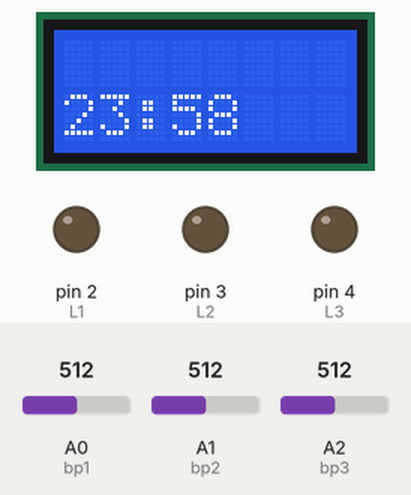
This sketch was run on a simulated Arduino Uno, built with avr-gcc and run on an emulated ATmega328P. On the bench: 8×2 character LCD, output pins drawn as LEDs (lit = HIGH). The inputs (shaded band) are chosen by the test bench; at power-on: A2 (bp3) = 512, A0 (bp1) = 512, A1 (bp2) = 512. What the sketch prints to the serial monitor is not drawn.

Above: at 1.9 s.
2.0 s: A2 (bp3) set to 638
At 4.1 s:
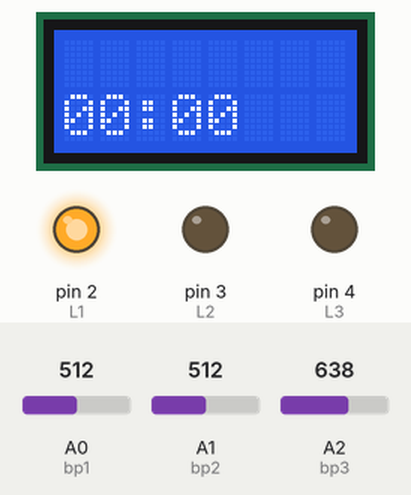
4.4 s: A2 (bp3) set to 669
At 6.7 s:
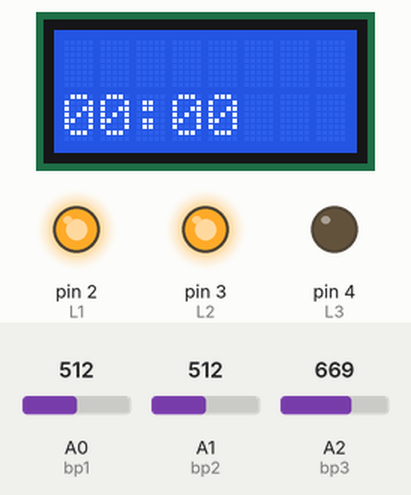
At 23.3 s:
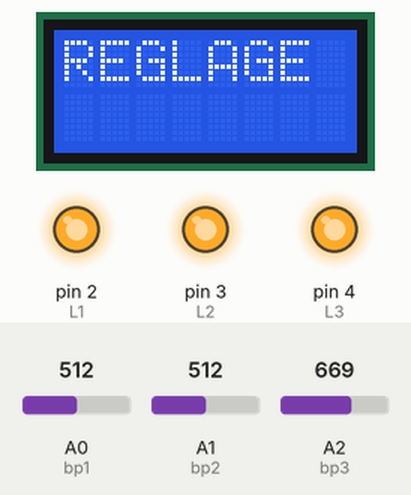
Timing chart, 0 to 24.2 s (numbered marks = the images above; inputs shaded):
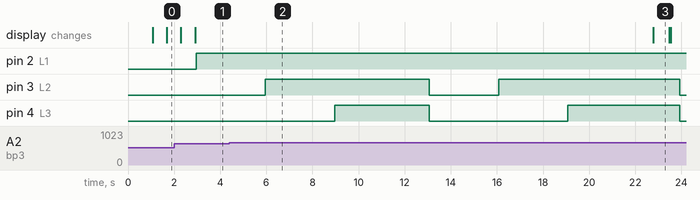

The sketch:

goku_genidama.ino
```cpp
#include <LiquidCrystal.h>
//------------------------------------------------------------
// Idees:
// Format de l'heure en H24 (22:30)
// Format de l'heure en AM/PM (02:24 PM)
//------------------------------------------------------------

LiquidCrystal lcd(7, 8, 9, 10, 11, 12); //initialisation communication's pins with LCD screen


const int L1 = 2;            // pin 2 correspond to led1
const int L2 = 3;            // pin 3 correspond to led2
const int L3 = 4;            // pin 4 correspond to led3
const int bp1 = 0;           // pin 6 correspond to button 1
const int bp2 = 1;           // pin 5 correspond to button 2
const int bp3 = 2;           // pin 13 correspond to button 3
int i = 0;                   // i is used to false timeclock
int j = 0;
int hour = 23;               // init's hours
int minute = 57;             // init's minutes
int h_alarm_clock = 0;       // alarm clock's hours
int m_alarm_clock = 0;       // alarm clock's minutes
String s = "ALARM ON";       // s is used to alarm clock's detection
String mode = "Mode Auto";   // mode is used to detection's mode (auto or manual)
int small_delay = 50;        // small delay de 50ms
int long_delay = 700;        // long delay de 700ms
int medium_delay = 300;      // medium delay de 300ms
int state_bp1_int;           // state button 1
int state_bp2_int;           // state button 2
int state_bp3_int;           // state button 3
boolean state_bp1;           // state button 1
boolean state_bp2;           // state button 2
boolean state_bp3;           // state button 3
boolean state_alarm_clock=0; // alarm clock on = 1 , off = 0;
boolean last_etat_bp1 = LOW; // memory to last action to button 1
boolean last_etat_bp2 = LOW; // memory to last action to button 2
boolean last_etat_bp3 = LOW; // memory to last action to button 3


void setup() {


    Serial.begin(9600); // serial init
    lcd.begin(8,2);     // init to LCD screen in 8 characters x 2 lines
    lcd.print("INITIALISATION");
    delay(long_delay);

    pinMode(L1, OUTPUT); // L1 is a output pin
    pinMode(L2, OUTPUT); // L2 is a output pin
    pinMode(L3, OUTPUT); // L3 is a output pin

    state_bp1=analogRead(bp1); // read value to bp1 and affect it in variable 'state_bp1'
    state_bp2=analogRead(bp2); // read value to bp2 and affect it in variable 'state_bp2'
    state_bp3=analogRead(bp2); // read value to bp3 and affect it in variable 'state_bp3'


}

void loop() {

      delay(medium_delay);
    do{
        lcd.clear();
        affiche_heure();
        last_etat_bp1 = state_bp1;
        last_etat_bp2 = state_bp2;
        last_etat_bp3 = state_bp3;

        lecture_bp();
      if((hour==h_alarm_clock) && (minute==m_alarm_clock) && (s=="ALARM ON")){
        state_alarm_clock=1;
        }
      delay(small_delay);
      //Serial.println(state_bp1);
    }while((state_bp1 !=1 ) && (state_bp2 !=1 ) && (state_bp3 !=1 ) && (state_alarm_clock != 1));


    if(state_alarm_clock==1){
      Serial.println(state_alarm_clock);
      alarme_activated();
    }
    if((state_bp3 == 1 ) && (state_bp1==0) && (state_bp2==0) && (last_etat_bp3 == 0)){
          alarme_menu();
    }


    if((state_bp1==1) && (state_bp2==0) && (state_bp3 == 0) && (last_etat_bp1 == 0)){ // bp1 id used to actived/disactived alarm clock
          alarme_mode();
    }

    if((state_bp2==1) && (state_bp1==0) && (state_bp3 == 0) && (last_etat_bp2 == 0)){ // bp2 is used to change manual mode and auto mode
          j++;
          led_modes();
    }
    lcd.clear();
    affiche_heure();
    delay(small_delay);
    i++;
}


void lecture_bp(){
      state_bp1_int = analogRead(bp1);
      //Serial.println(state_bp1_int);
      if(state_bp1_int > 650)
      {
        state_bp1=1;
      }
      else if(state_bp1_int < 650){
        state_bp1=0;
      }
      state_bp2_int = analogRead(bp2);
      if(state_bp2_int > 650)
      {
        state_bp2=1;
      }
      else if(state_bp2_int < 650){
        state_bp2=0;
      }
      state_bp3_int = analogRead(bp3);
      if(state_bp3_int > 650)
      {
        state_bp3=1;
      }
      else if(state_bp3_int < 650){
        state_bp3=0;
      }
}
void alarme_activated(){
  led_off();
  led_on_delay();
  state_alarm_clock=0;
  delay(long_delay);
}

void alarme_menu(){
  lcd.clear();
  lcd.print("REGLAGE");
  delay(long_delay);
  do{
          reglage_alarme();
          affiche_alarme();
          lecture_bp();
          last_etat_bp1 = state_bp1;
          last_etat_bp2 = state_bp2;
          delay(small_delay);
      }while((state_bp3 != 1));
}

void reglage_alarme(){
    lecture_bp();
    Serial.println(state_bp1);
    Serial.println(state_bp2);
  if((state_bp1==1) && (last_etat_bp1 == 0)){
    h_alarm_clock++;
  }
  if((state_bp2==1) && (last_etat_bp2 ==0)){
    m_alarm_clock++;
  }
}

void affiche_alarme(){
   if(m_alarm_clock>59){
    m_alarm_clock=0;
    hour++;
   }
   if(h_alarm_clock>23){
    h_alarm_clock=0;
   }

   if((h_alarm_clock<=9) && (m_alarm_clock<=9)){ // both inferiors to 10
    lcd.clear();
    lcd.print("0");
    lcd.print(h_alarm_clock);
    lcd.print(":0");
    lcd.print(m_alarm_clock);
  }
  if((h_alarm_clock<=9) && (m_alarm_clock>=10)){ // hour inferior to 10 et minute superior
    lcd.clear();
    lcd.print("0");
    lcd.print(h_alarm_clock);
    lcd.print(":");
    lcd.print(m_alarm_clock);
  }
  if((h_alarm_clock>=10) && (m_alarm_clock<=9)){ // minute inferior to 10 and hour superior
    lcd.clear();
    lcd.print(h_alarm_clock);
    lcd.print(":0");
    lcd.print(m_alarm_clock);
  }
  if((h_alarm_clock>=10) && (m_alarm_clock>=10)){ // both superiors to 10
    lcd.clear();
    lcd.print(h_alarm_clock);
    lcd.print(":");
    lcd.print(m_alarm_clock);
  }
}

void affiche_heure(){
  if(i>10){
        minute++;
        i=0;
      }

   if(minute>59){
    minute=0;
    hour++;
   }
   if(hour>23){
    hour=0;
   }

   if((hour<=9) && (minute<=9)){ // both inferiors to 10
    lcd.clear();
    lcd.setCursor(0,1);
    lcd.print("0");
    lcd.print(hour);
    lcd.print(":0");
    lcd.print(minute);
  }
  if((hour<=9) && (minute>=10)){ // hour inferior to 10 and minute superior
    lcd.clear();
    lcd.setCursor(0,1);
    lcd.print("0");
    lcd.print(hour);
    lcd.print(":");
    lcd.print(minute);
  }
  if((hour>=10) && (minute<=9)){ // minute inferior to 10 and hour superior
    lcd.clear();
    lcd.setCursor(0,1);
    lcd.print(hour);
    lcd.print(":0");
    lcd.print(minute);
  }
  if((hour>=10) && (minute>=10)){ // both superiors to 10
    lcd.clear();
    lcd.setCursor(0,1);
    lcd.print(hour);
    lcd.print(":");
    lcd.print(minute);
  }
  i++;
}
void alarme_mode(){
        delay(long_delay);
        s = etat_actuel(s);
        lcd.clear();
        lcd.print(s);
        delay(long_delay);
        if(s=="ALARMOFF"){
              led_off();
        }
        delay(long_delay);
        lcd.clear();
}
void led_modes(){
      delay(small_delay);
      mode = etat_mode(mode);
      lcd.clear();
      if(mode=="Mode Manu"){
        lcd.clear();
        lcd.print("Mode Manu");
        if(j == 1){
          led_on1();
        }
        else if(j == 2){
          led_on2();
        }
        else if(j == 3){
          led_on();
        }

        delay(long_delay);
        affiche_heure();

      }
      if(mode=="Mode Auto"){
        lcd.clear();
        lcd.print("Mode Auto");
        delay(long_delay);
        j=0;
        led_off();
      }
}


void led_off(){
  digitalWrite(L1, LOW); // L1 off
  digitalWrite(L2, LOW); // L2 off
  digitalWrite(L3, LOW); // L3 off
}

void led_on(){
  digitalWrite(L1, HIGH); // L1 on
  digitalWrite(L2, HIGH); // L2 on
  digitalWrite(L3, HIGH); // L3 on
}

void led_on1(){
  digitalWrite(L1, HIGH); // L1 on
  digitalWrite(L2, LOW);  // L2 off
  digitalWrite(L3, LOW);  // L3 off
}

void led_on2(){
  digitalWrite(L1, HIGH); // L1 on
  digitalWrite(L2, HIGH); // L2 on
  digitalWrite(L3, LOW);  // L3 off
}

void led_on_delay(){
  digitalWrite(L1, HIGH); // L1 on
  digitalWrite(L2, LOW); // L2 off
  digitalWrite(L3, LOW); // L3 off
  delay(3000);
  digitalWrite(L1, HIGH); // L1 on
  digitalWrite(L2, HIGH); // L2 on
  digitalWrite(L3, LOW); // L3 off
  delay(3000);
  digitalWrite(L1, HIGH); // L1 on
  digitalWrite(L2, HIGH); // L2 on
  digitalWrite(L3, HIGH); // L3 on
  delay(3000);
}

String etat_actuel(String s){
        if(s=="ALARMOFF"){
          return "ALARM ON";
        }
        else if(s=="ALARM ON"){
          return "ALARMOFF";

        }
}
String etat_mode(String mode){
        if(mode=="Mode Auto"){
          return "Mode Manu";
        }
        else if((mode=="Mode Manu") && (j <= 3)){
          return "Mode Manu";
        }
        else if((mode=="Mode Manu") && (j == 4)){
          return "Mode Auto";

        }
}
```

Measured:
- the behaviour switches between 650 and 651 on A2 (bp3) (found by bisection; images 1 and 2)
- after the input at 4.4 s, the display: changes after 18.4 s (image 3)
- by itself, pin 3 (L2): alternates HIGH for 7.5 s and LOW for 3.0 s
- what the display in image 3 shows lasts 0.7 s, from 22.8 s to 23.5 s
